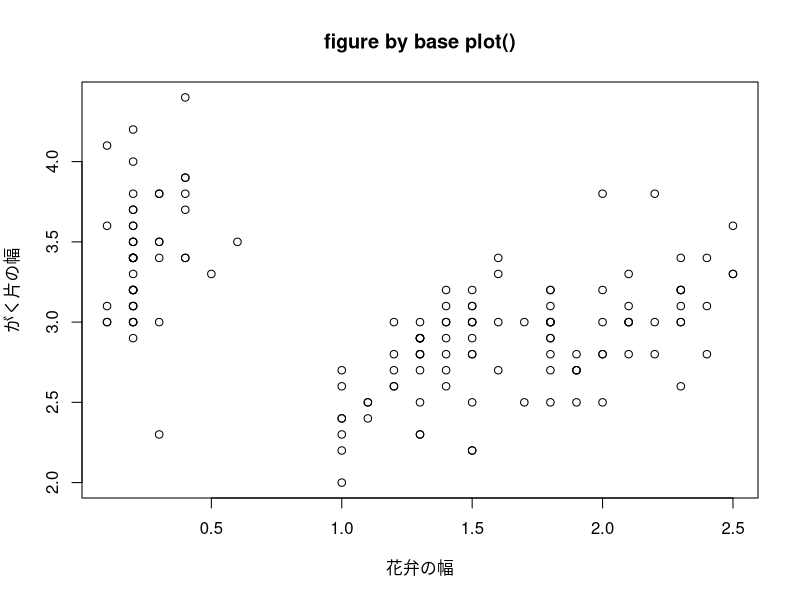
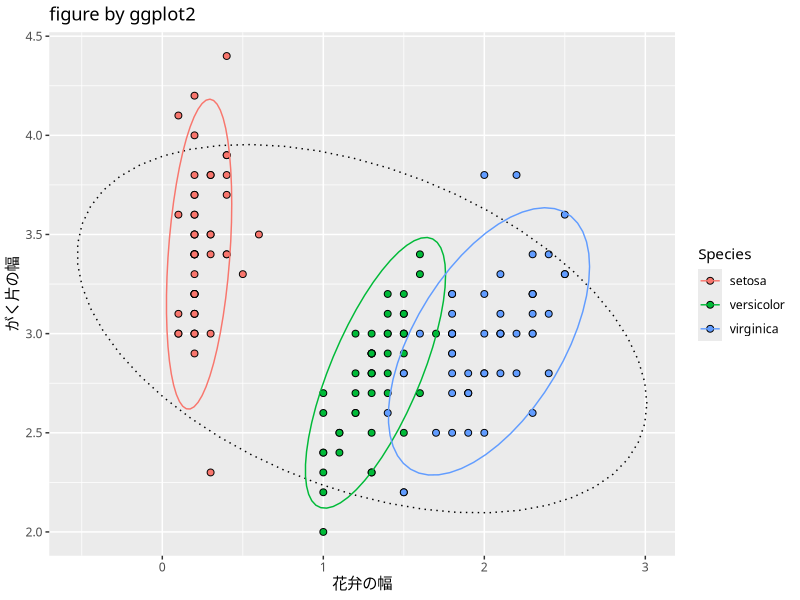

Reproduce these figures in R, in order.
## ---- chunk 1
summary(lm(Sepal.Width ~ Petal.Width, data = iris))
## ---- chunk 2
plot(x = iris$Petal.Width, y = iris$Sepal.Width, 
     xlab = "花弁の幅", ylab = "がく片の幅",
     main = "figure by base plot()")
## ---- chunk 3
#| message: false

library(tidyverse)

iris |>
  ggplot(aes(x = Petal.Width, y = Sepal.Width)) +
    geom_point(aes(fill = Species), size = 2, pch = 21) +
    stat_ellipse(colour = "black", linetype = "dotted") +
    stat_ellipse(aes(colour = Species), level = .95) +
    labs(
      title = "figure by ggplot2",
      x     = "花弁の幅",
      y     = "がく片の幅"
    ) +
    theme_gray(base_family = "Noto Sans JP")
